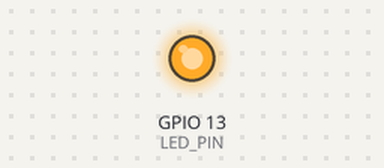
A sketch run on a simulated ESP32. On the bench: output pins drawn as LEDs (lit = HIGH).

Above: at 0.5 s.
At 6.0 s:
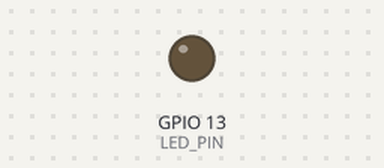
Timing chart, 0 to 14.3 s (numbered marks = the images above):
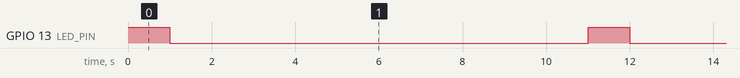

The sketch:

ESP32_TTGO_TCALL_LED_Blink.ino
```cpp
#define LED_PIN 13

void setup() {
    pinMode(LED_PIN, OUTPUT);
}

void loop() {
    digitalWrite(LED_PIN, HIGH); // LED ON
    delay(1000);

    digitalWrite(LED_PIN, LOW);  // LED OFF
    delay(10000); // Wait 10 seconds
}
```

Measured:
- by itself, GPIO 13 (LED_PIN): alternates HIGH for 1.0 s and LOW for 10.0 s
